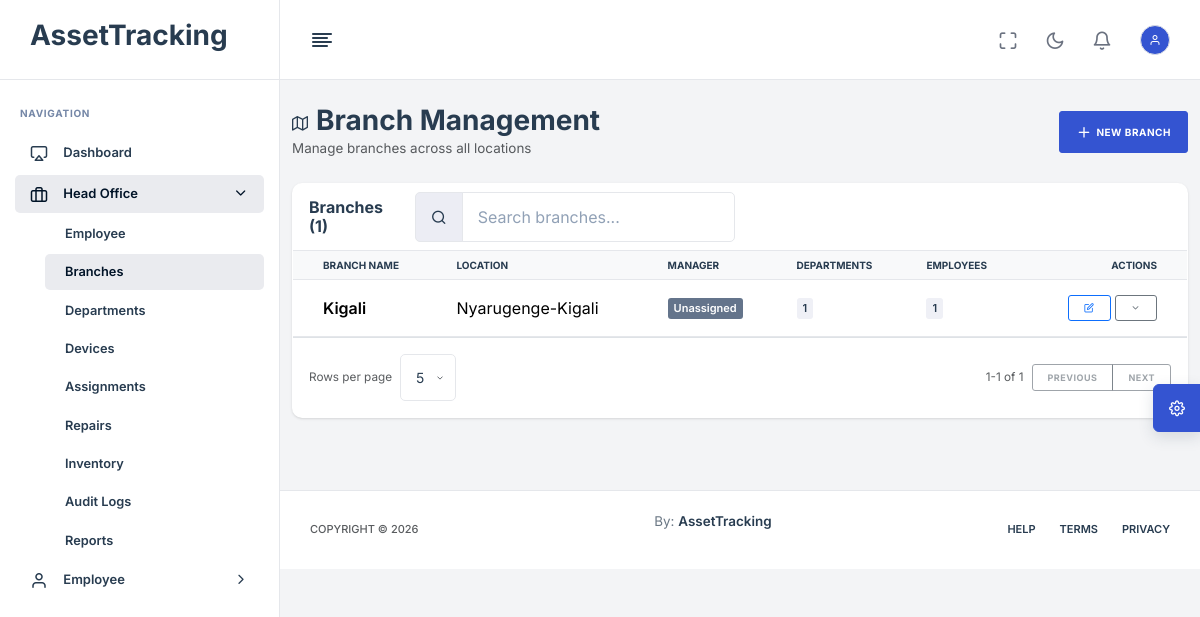
Page /head-office/branches/ (signed in) on the committed database.
### App/models.py (models this page shows, shortened)
class Branch(models.Model):
    name = models.CharField(max_length=255)
    location = models.CharField(max_length=255)
    manager = models.ForeignKey(
        'Employee',
        on_delete=models.SET_NULL,
        null=True,
        blank=True,
        related_name='managed_branches'
    )

### App/views.py (the view)
# urls.py: path("head-office/branches/", head_office_branches, name="head_office_branches"),
@login_required
@role_required("HEAD_OFFICE")
def head_office_branches(request):
    branches = Branch.objects.prefetch_related(
        'departments',
        'employees',
        'employees__device_set',
        'employees__department',
    ).all()
    context = {
        'branches': branches,
    }
    return render(request, "HeadOffice/Branches.html", context)

### templates/HeadOffice/Branches.html (shortened to what this page needs)
{% extends 'base.html' %}
{% load static %}
{% block content %}
<div class="container-fluid py-4">
    <div class="row mb-4">
        <div class="col-12">
            <div class="d-flex justify-content-between align-items-center">
                <div>
                    <h1 class="h3 mb-0"><i class="feather-map me-2"></i>Branch Management</h1>
                    <p class="text-muted mb-0">Manage branches across all locations</p>
                </div>
                <button class="btn btn-primary" data-bs-toggle="modal" data-bs-target="#createBranchModal">
                    <i class="feather-plus me-1"></i>New Branch
                </button>
            </div>
        </div>
    </div>
    <div class="row mb-4">
        <div class="col-12">
            <div class="card">
                <div class="card-header">
                    <div class="d-flex flex-column flex-md-row gap-3 justify-content-between align-items-md-center">
                        <h5 class="card-title mb-0">Branches ({{ branches.count }})</h5>
                        <div class="input-group w-100 w-md-auto" style="max-width: 320px;">
                            <span class="input-group-text"><i class="feather-search"></i></span>
                            <input type="search" class="form-control" id="searchBranches" data-table-search="#branchesTable" placeholder="Search branches...">
                        </div>
                    </div>
                </div>
                <div class="card-body p-0">
                    <div class="table-responsive">
                        <table class="table table-hover mb-0" id="branchesTable">
                            <thead class="table-light">
                                <tr>
                                    <th scope="col">Branch Name</th>
                                    <th scope="col">Location</th>
                                    <th scope="col">Manager</th>
                                    <th scope="col">Departments</th>
                                    <th scope="col">Employees</th>
                                    <th scope="col" class="text-end">Actions</th>
                                </tr>
                            </thead>
                            <tbody>
                                {% for branch in branches %}
                                <tr data-search-row-id="{{ branch.id }}">
                                    <td>
                                        <strong>{{ branch.name }}</strong>
                                    </td>
                                    <td>{{ branch.location }}</td>
                                    <td>
                                        {% if branch.manager %}
                                        <span class="badge bg-info">{{ branch.manager.full_name }}</span>
                                        {% else %}
                                        <span class="badge bg-secondary">Unassigned</span>
                                        {% endif %}
                                    </td>
                                    <td>
                                        <span class="badge bg-light text-dark">{{ branch.departments.count }}</span>
                                    </td>
                                    <td>
                                        <span class="badge bg-light text-dark">{{ branch.employees.count }}</span>
                                    </td>
                                    <td class="text-end">
                                        <div class="hstack gap-1 justify-content-end">
                                            <button class="btn btn-sm btn-outline-primary" data-bs-toggle="modal" data-bs-target="#editBranchModal"
                                                    onclick="loadBranch({{ branch.id }})">
                                                <i class="feather-edit"></i>
                                            </button>
                                            <button class="btn btn-sm btn-outline-secondary" onclick="expandBranchDetails({{ branch.id }})">
                                                <i class="feather-chevron-down"></i>
                                            </button>
                                        </div>
                                    </td>
                                </tr>
                                {% empty %}
                                <tr>
                                    <td colspan="6" class="text-center text-muted py-4">
                                        No branches found
                                    </td>
                                </tr>
                                {% endfor %}
                            </tbody>
                        </table>
                    </div>
                </div>
            </div>
        </div>
    </div>
</div>
{% endblock %}

### rows in the picture
Branch: name "Kigali", location "Nyarugenge-Kigali", shows "Unassigned", departments.count "1", employees.count "1"

### other values in the picture
{{ branches.count }} "1"
